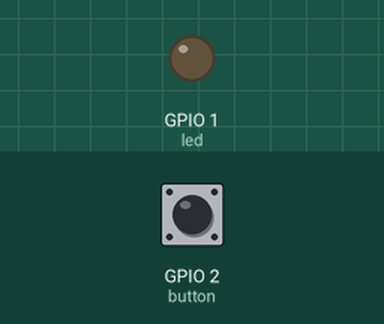
This program was run on a simulated Raspberry Pi (BCM pin numbers). Shown: output pins drawn as LEDs (lit = HIGH). The inputs (shaded band) are chosen by the test bench; at power-on: GPIO 2 (button) HIGH.

Above: at 1.2 s.
1.3 s: GPIO 2 (button) pulled LOW for 0.15 s
At 2.0 s:
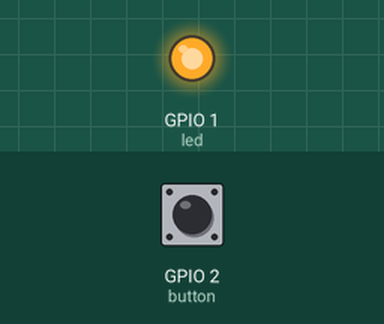
2.9 s: GPIO 2 (button) pulled LOW for 1 s
At 3.2 s:
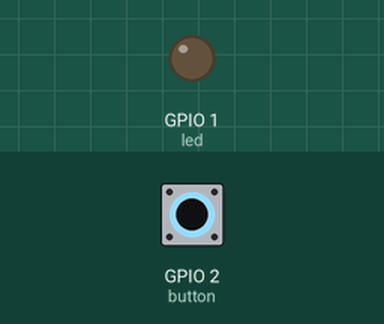
5.4 s: GPIO 2 (button) pulled LOW for 3.2 s
At 6.3 s:
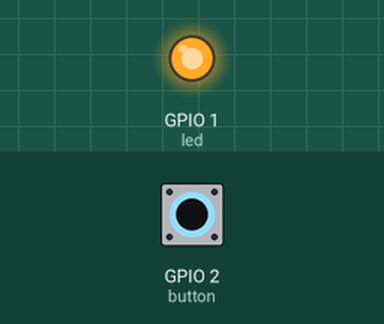
Timing chart, 0 to 8.4 s (numbered marks = the images above; inputs shaded):
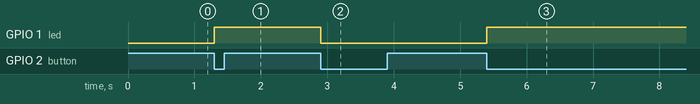

The program:

gpio_1.py
```python
import gpiozero
import time

# Creamos el objeto DigitalOutputDevice
led = gpiozero.DigitalOutputDevice(1)
# Creamos el objeto DigitalInputDevice
button = gpiozero.DigitalInputDevice(2, pull_up=True, bounce_time=0.1)

estado_boton_actual = 0
estado_boton_anterior = 0

while True:
    # Leemos el valor del botón
    estado_boton_actual = button.value

    # Solo si el botón está pulsado
    if estado_boton_actual == 1 and estado_boton_anterior == 0:

        # Cambiamos el estado del led al contrario del actual
        if led.value == 1: # Si el led está encendido
            led.off()
        else: # Si el led está apagado
            led.on()

    # Guardamos el estado actual del botón para la siguiente iteración
    estado_boton_anterior = estado_boton_actual

    
```

Measured:
- after the input at 1.3 s, GPIO 1 (led): LOW → HIGH at once
- after the input at 2.9 s, GPIO 1 (led): HIGH → LOW at once
- after the input at 5.4 s, GPIO 1 (led): LOW → HIGH at once
